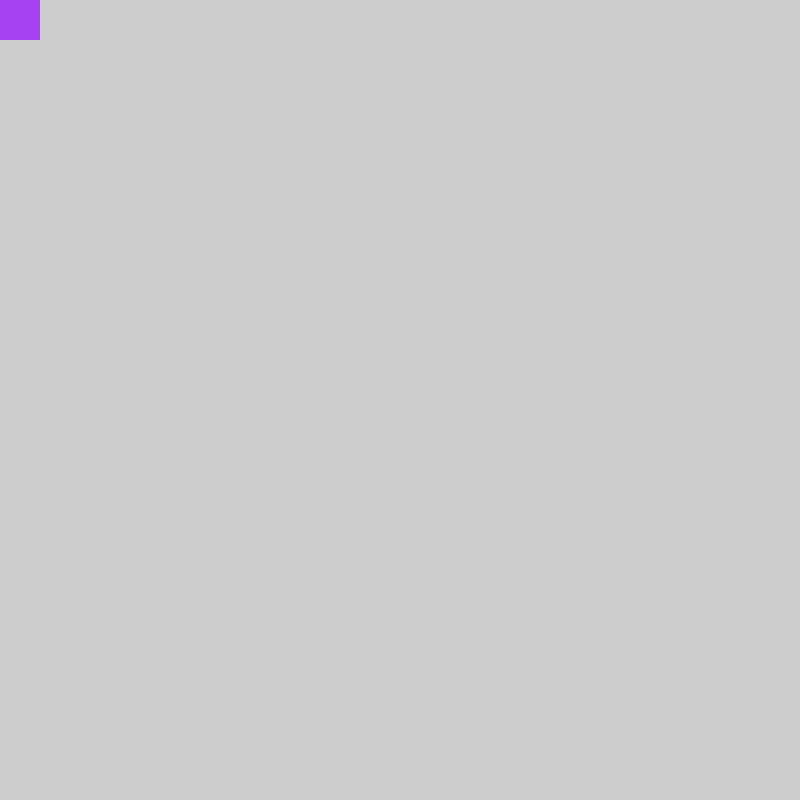
Frame 1 (no input)
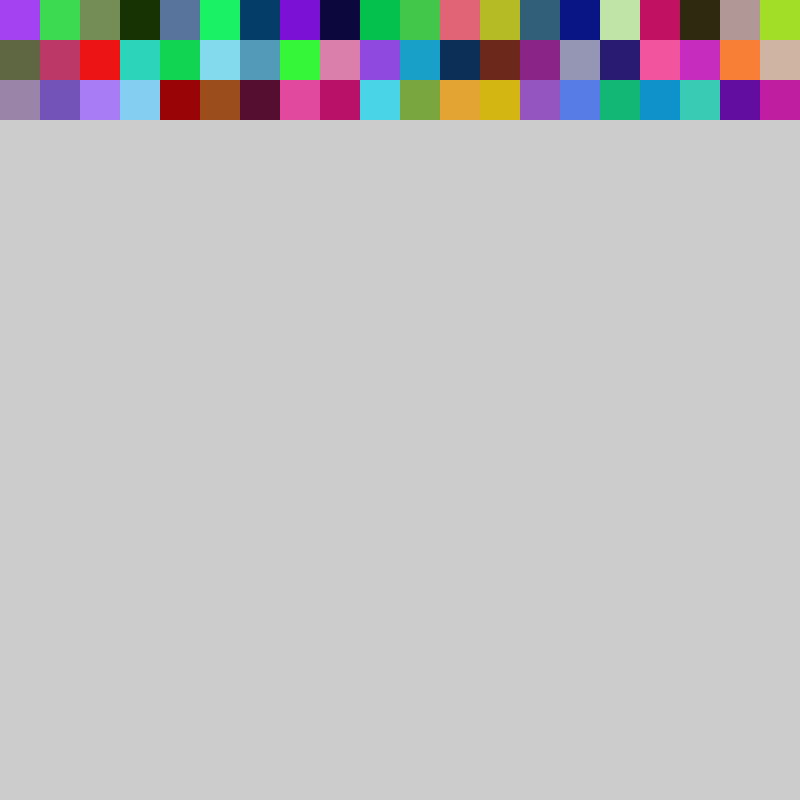
Frame 60 (the mouse pressed at the canvas centre just before this capture)
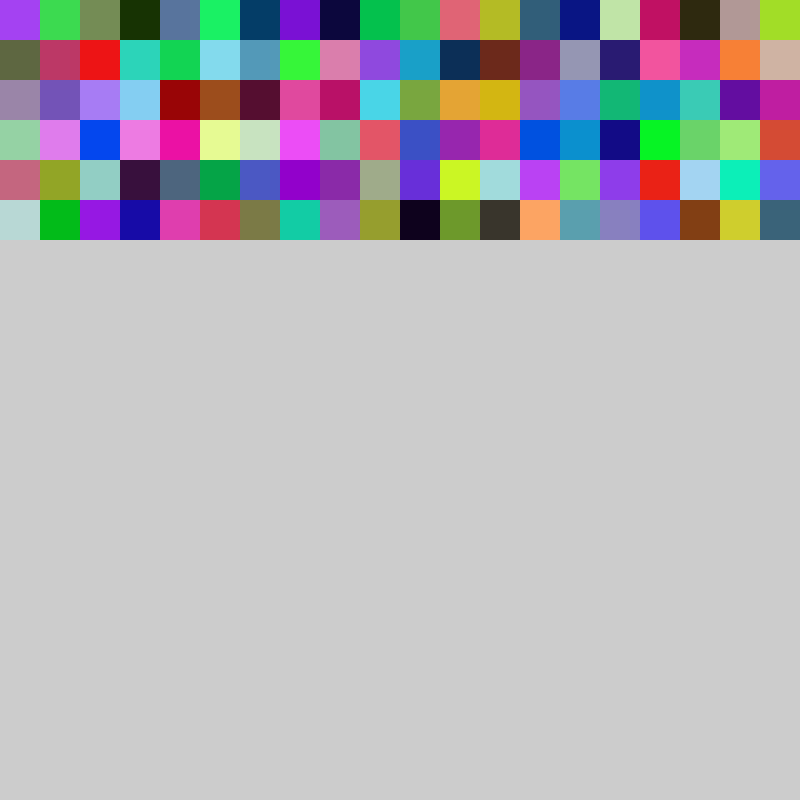
Frame 120 (the mouse held since frame 60 and released just before this capture)

The Processing sketch that drew these frames (run headless with seeded random() and noise(); from frame 60 on, the mouse is pressed at the canvas centre):

// Processing sketch: Challenge_test
// ── Challenge_test.pde
 int tileSize = 40;
 int column = 0;
 int row = 0;
 void setup() {
    size(800, 800);  
    frameRate(60);
  }
  
  void draw() {
    noStroke();
    fill(random(255), random(255),random(255));
    // clear screen, grey background
    rect(column , row, tileSize, tileSize);
    column+=40;
    
    println("column is" + column);
    

    
    if(column==800) {
      row+=40;
      column-= 800;}
      if (row >= 750) {
    row = 0;
  background(120);
}
      
    //noStroke();
    //fill(random(255),random(255),random(255));
    //// draw ellipse that follows the mouse
    //ellipse(mouseX, mouseY, 50, 50);
    //ellipse(mouseX * 2, mouseY * 2, 50, 50);
    // ellipse(mouseX - 300, mouseY - 300, 50, 50);
    
  }
